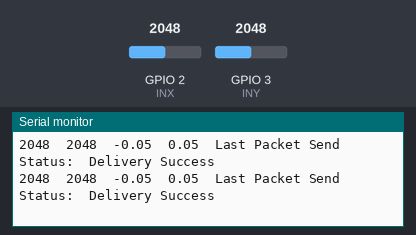
The program below on a simulated Seeed XIAO ESP32-C3. On the bench: the last lines printed to the serial monitor. The inputs (shaded band) are chosen by the test bench; at power-on: GPIO 2 (INX) = 2048, GPIO 3 (INY) = 2048.

Above: at 1.2 s.
1.3 s: GPIO 2 (INX) set to 2340
At 1.32 s:
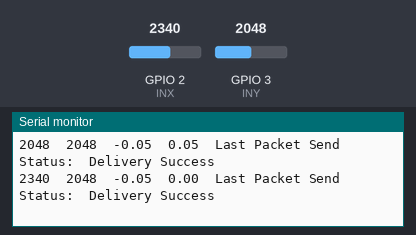
2.8 s: GPIO 3 (INY) set to 2340
At 2.83 s:
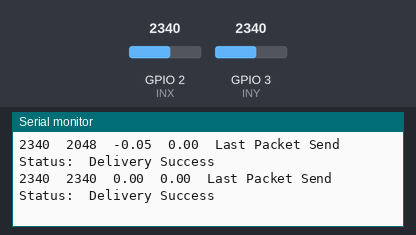
4.3 s: GPIO 2 (INX) set to 2260
At 4.34 s:
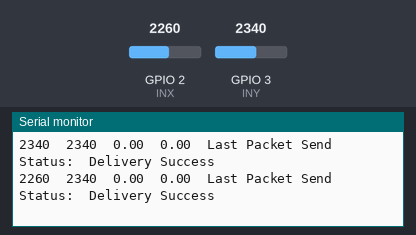
5.8 s: GPIO 3 (INY) set to 2260
At 5.86 s:
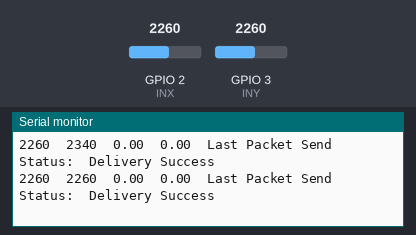
Timing chart, 0 to 8.3 s (numbered marks = the images above; inputs shaded):
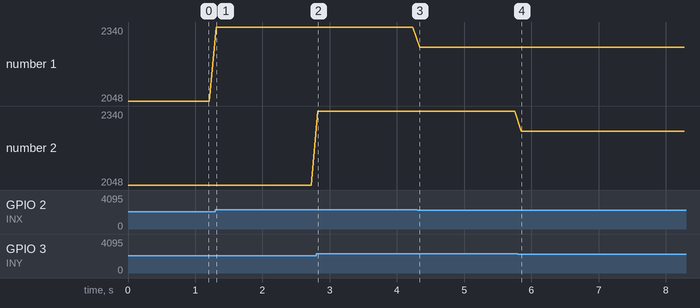

The program:

main.cpp
```cpp
// (licence header left out)
#include <esp_now.h>
#include <WiFi.h>

#define INX 2
#define INY 3
#define JOYGND 4

// REPLACE WITH YOUR RECEIVER MAC Address
uint8_t broadcastAddress[] = {0xAC, 0x27, 0x6E, 0x7D, 0x3B, 0x94}; // black
// uint8_t broadcastAddress[] = {0xAC, 0x27, 0x6E, 0x7E, 0x5E, 0xB0}; // pink
// uint8_t broadcastAddress[] = {0xAC, 0x27, 0x6E, 0x7C, 0x9C, 0x78}; // blue
// uint8_t broadcastAddress[] = {0xB0, 0xA6, 0x04, 0x00, 0xD9, 0x64}; // green


// Structure example to send data
// Must match the receiver structure
typedef struct struct_message {
  float x;
  float y;
} struct_message;

// Create a struct_message called myData
struct_message motorData;

esp_now_peer_info_t peerInfo;

// callback when data is sent
void OnDataSent(const uint8_t *mac_addr, esp_now_send_status_t status) {

  const char* success = status == ESP_NOW_SEND_SUCCESS ? "Delivery Success" : "Delivery Fail";
  Serial.print("\tLast Packet Send Status:\t");
  Serial.println(success);
}

void setup() {
  // Init Serial Monitor, commenting can fix it not working
  // Serial.begin(115200);

  pinMode(INX, INPUT);
  pinMode(INY, INPUT);

  // Set device as a Wi-Fi Station
  WiFi.mode(WIFI_STA);

  // Init ESP-NOW
  if (esp_now_init() != ESP_OK) {
    Serial.println("Error initializing ESP-NOW");
    return;
  }

  // Once ESPNow is successfully Init, we will register for Send CB to
  // get the status of Trasnmitted packet
  esp_now_register_send_cb(esp_now_send_cb_t(OnDataSent));

  // Register peer
  memcpy(peerInfo.peer_addr, broadcastAddress, 6);
  peerInfo.channel = 0;
  peerInfo.encrypt = false;

  // Add peer
  if (esp_now_add_peer(&peerInfo) != ESP_OK){
    Serial.println("Failed to add peer");
    return;
  }

  pinMode(JOYGND, OUTPUT);
  digitalWrite(JOYGND, LOW);
}

// changing joystick value to readable number,
// my joystick might be faulty so this is to correct it
float adjustJoyValue(int in) {
  float maxValue = 0.5;
  float outputValue;

  if (in < 2300) // the output values have a weird curve so this gives good values
    outputValue = (in - 2300.0) / (2300.0 / maxValue);
  else
    outputValue = (in - 2300.0) / ((4096 - 2300.0) / maxValue);

  // shoudlnt need this but its a failsafe
  if (outputValue > maxValue)
    outputValue = maxValue;
  if (outputValue < -maxValue)
    outputValue = -maxValue;

  // dead zone
  if (abs(outputValue) < 0.05)
    outputValue = 0;

  return outputValue;
}

void loop() {
  // Set values to send, rotating for the bot orientation
  motorData.x = adjustJoyValue(analogRead(INY));
  motorData.y = -adjustJoyValue(analogRead(INX));

  // Send message via ESP-NOW
  esp_err_t result = esp_now_send(broadcastAddress, (uint8_t *) &motorData, sizeof(motorData));

  Serial.print(analogRead(INX));
  Serial.print('\t');
  Serial.print(analogRead(INY));
  Serial.print('\t');
  Serial.print(motorData.x);
  Serial.print('\t');
  Serial.print(motorData.y);
  /*
  if (result == ESP_OK) {
    Serial.println("Sent with success");
  }
  else {
    Serial.println("Error sending the data");
  }*/
  delay(100);
}
```

Measured:
- after the input at 1.3 s, the serial monitor: prints a new line at once (image 1)
- after the input at 2.8 s, the serial monitor: prints a new line at once (image 2)
- after the input at 4.3 s, the serial monitor: prints a new line at once (image 3)
- after the input at 5.8 s, the serial monitor: prints a new line after 0.05 s (image 4)
- plotted number 1: 2048 → 2340 after the input at 1.3 s, 2340 → 2260 after the input at 4.3 s
